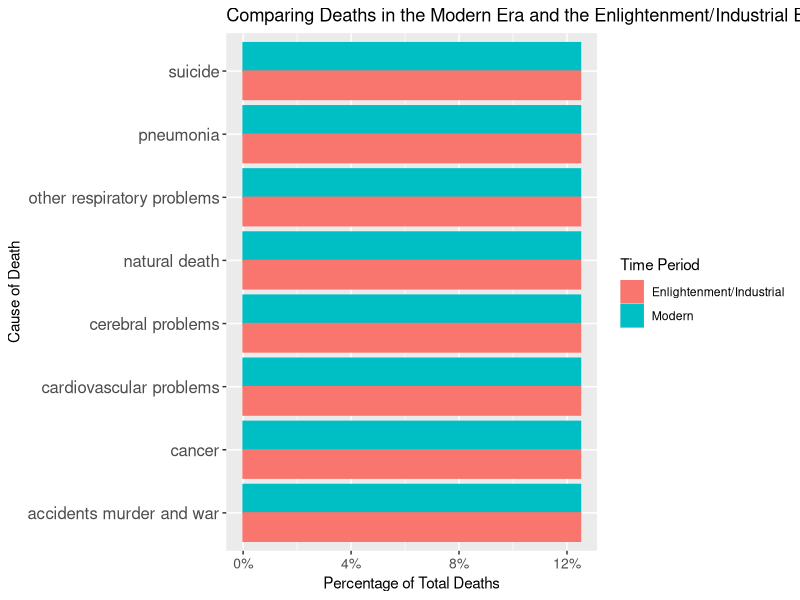

Here is the R script that generated this plot:
library(tidyverse)
#Load file
modern <- read.csv("modern_death_noother.csv", stringsAsFactors = TRUE)
#View(modern)
#Count the number of occurences for all the causes and make it into a data frame
Counts1 <- count(modern, deathCause_label)
#Add a new column in the Counts1 dataframe for each factor's respective percentage (in decimal form)
Counts1$percent <- (Counts1$n / sum(Counts1$n))
#Add a new column idicating the factors' time periods, which are all "modern"
Counts1$time_period <- c("Time_Period")
Counts1$time_period <- "Modern" 

industrial <- read.csv("enlight_industrial_death_noother.csv", stringsAsFactors = TRUE)
#View(industrial)
#Count the number of occurences for all the causes and make it into a data frame
Counts2 <- count(industrial, deathCause_label)
#Add a new column in the Counts2 dataframe for each factor's respective percentage (in decimal form)
Counts2$percent <- (Counts2$n / sum(Counts2$n))
#Add a new column idicating the factors' time periods, which are all "Enlightenment/Industrial"
Counts2$time_period <- c("Time_Period")
Counts2$time_period <- "Enlightenment/Industrial"

#Bind the Counts1 and Counts2 frames and replace '_' in variable names to spaces
total_eras<- rbind(Counts1, Counts2) %>% mutate(deathCause_label= str_replace_all(deathCause_label,'_',' '))

#Count the number of occurences for all the causes and make it into a data frame
Counts <- count(total_eras, deathCause_label)
#Add a new column for each factors respective percentage (in decimal form)
total_eras$percent <- Counts$n / sum(Counts$n)

#Plot the percentages as a bar chart 
ggplot()+
  #stat= 'identity' allows for the y variable mapped in the aesthetic to be computed
  geom_bar(data=total_eras, mapping=aes(x= deathCause_label, y= percent, color= time_period, fill= time_period), stat= 'identity', position= 'dodge')+
  #Increase size of the x and y variable labels as well
  theme(axis.text.x.bottom = element_text(size=10))+
  theme(axis.text.y.left = element_text(size=12))+
  #Make a title as well as a new x and y axis label
  labs(title = "Comparing Deaths in the Modern Era and the Enlightenment/Industrial Era", x= "Cause of Death", y= "Percentage of Total Deaths", color= "Time Period", fill= "Time Period")+
  #Turn the y variable into percentage format
  scale_y_continuous(labels = scales::percent_format())+
  #Flip the graph horizontally for legibility
  coord_flip()

Modern_Industrial <- rbind(modern,industrial)
